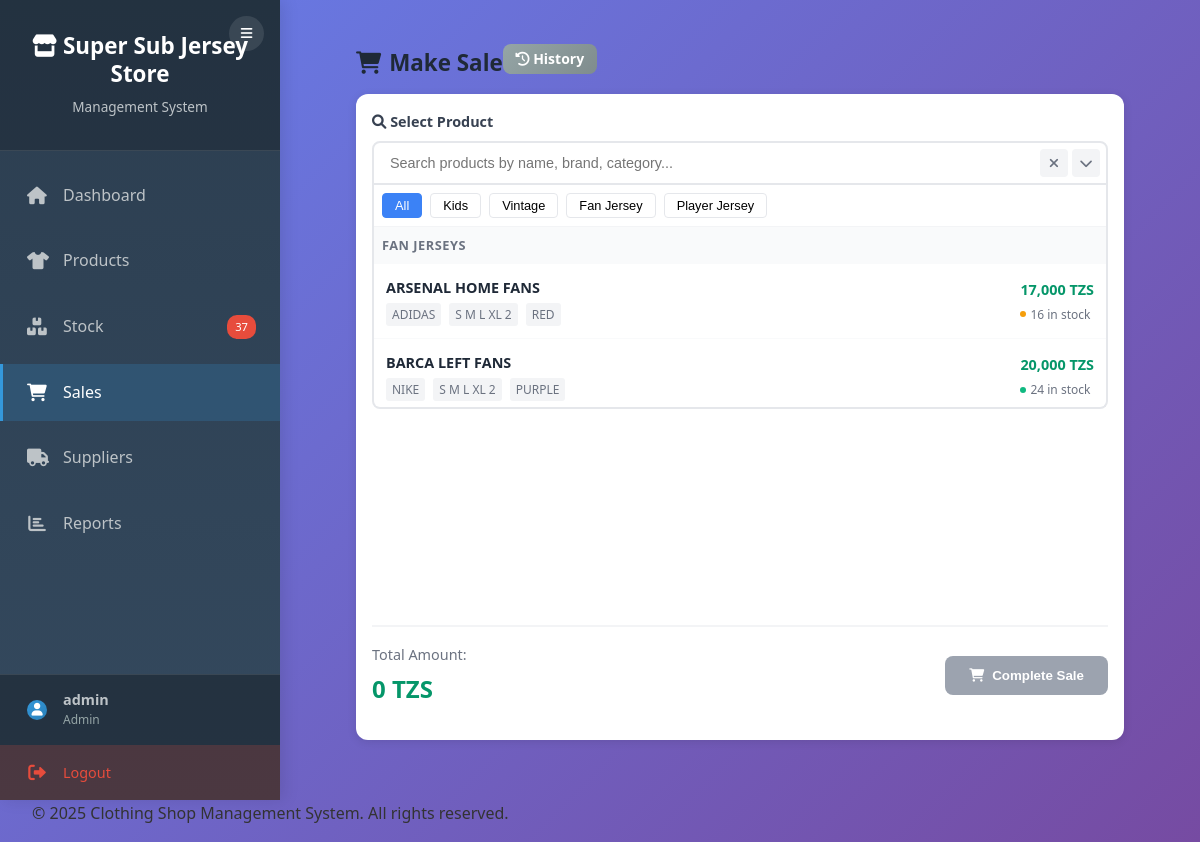
Page /cloth/sales/make_sale.php (signed in) on the earlier database version.
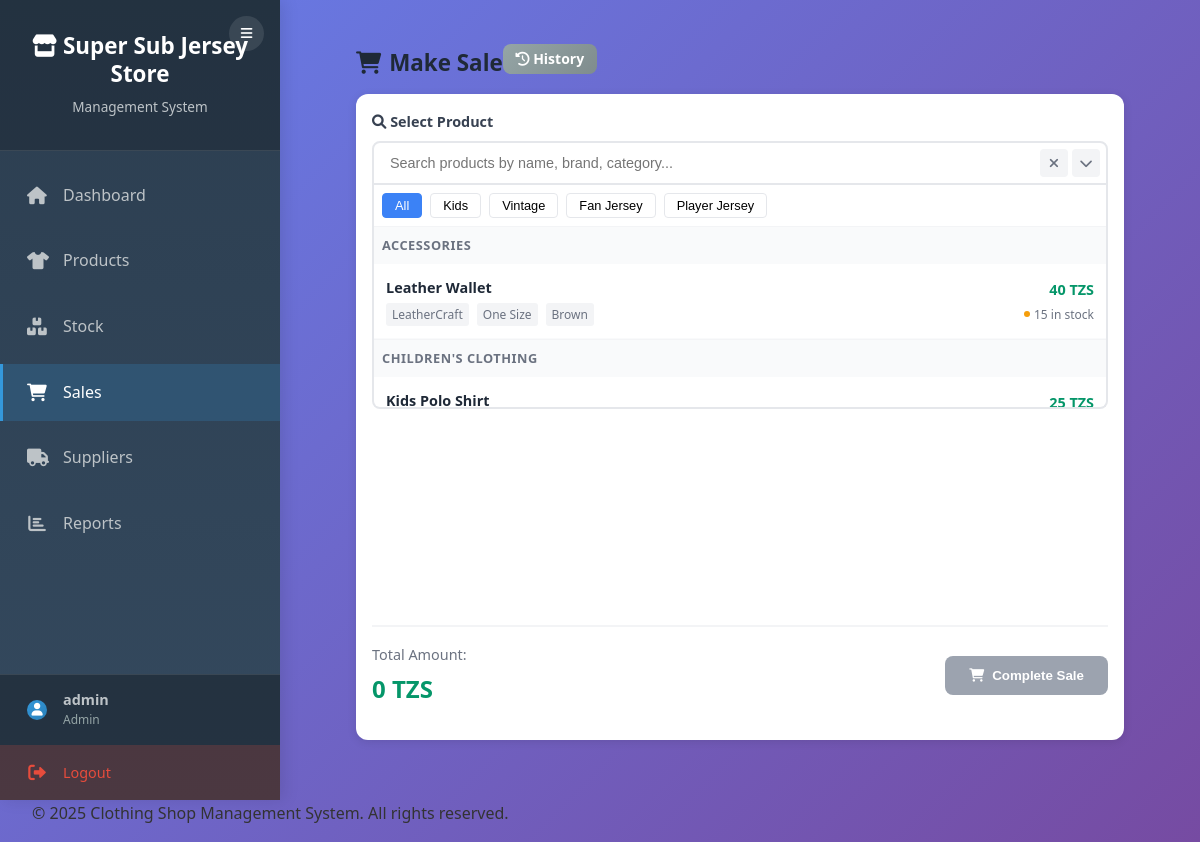
Same page on the later database version.
### tables this page shows
CREATE TABLE products (
    product_id INT AUTO_INCREMENT PRIMARY KEY,
    name VARCHAR(100) NOT NULL,
    category_id INT,
    size VARCHAR(10),
    color VARCHAR(30),
    brand VARCHAR(50),
    price DECIMAL(10,2) NOT NULL,
    stock_quantity INT DEFAULT 0,
    supplier_id INT,
    created_at TIMESTAMP DEFAULT CURRENT_TIMESTAMP,
    FOREIGN KEY (category_id) REFERENCES categories(category_id) ON DELETE SET NULL,
    FOREIGN KEY (supplier_id) REFERENCES suppliers(supplier_id) ON DELETE SET NULL
);

CREATE TABLE categories (
    category_id INT AUTO_INCREMENT PRIMARY KEY,
    name VARCHAR(100) NOT NULL,
    description TEXT,
    created_at TIMESTAMP DEFAULT CURRENT_TIMESTAMP
);

### cloth/includes/auth.php (called while the page is built, shortened)
<?php
function getBasePath() {
    $currentPath = $_SERVER['REQUEST_URI'];
    if (strpos($currentPath, '/auth/') !== false ||
        strpos($currentPath, '/products/') !== false ||
        strpos($currentPath, '/sales/') !== false ||
        strpos($currentPath, '/stock/') !== false ||
        strpos($currentPath, '/suppliers/') !== false ||
        strpos($currentPath, '/reports/') !== false) {
        return '../';
    }
    return '';
}
?>

### cloth/sales/make_sale.php (the view, shortened to what the changed rows need)
<?php
require_once '../includes/config.php';
require_once '../includes/auth.php';
$products = $conn->query("
    SELECT p.product_id, p.name, p.price, p.stock_quantity, c.name as category_name, p.size, p.color, p.brand
    FROM products p
    LEFT JOIN categories c ON p.category_id = c.category_id
    WHERE p.stock_quantity > 0
    ORDER BY c.name, p.name
");
?>
<?php include '../includes/header.php'; ?>
<div class="sale-container">
    <div class="sale-header">
        <h2><i class="fas fa-shopping-cart"></i> Make Sale</h2>
    </div>
    <div class="sale-content">
        <form method="POST" class="sale-form">
            <div class="product-search-section">
                <div class="search-container">
                    <div class="search-dropdown" id="searchDropdown">
                        <div class="products-list" id="productsList">
                            <?php
                            $currentCategory = '';
                            while ($product = $products->fetch_assoc()):
                                if ($currentCategory !== $product['category_name']):
                                    if ($currentCategory !== '') echo '</div>';
                                    $currentCategory = $product['category_name'];
                                    echo '<div class="category-section">';
                                    echo '<div class="category-title">' . htmlspecialchars($currentCategory ?: 'Other') . '</div>';
                                endif;
                                $stockLevel = $product['stock_quantity'] > 20 ? 'high' :
                                            ($product['stock_quantity'] > 5 ? 'medium' : 'low');
                            ?>
                                <div class="product-item"
                                     data-id="<?php echo $product['product_id']; ?>"
                                     data-name="<?php echo htmlspecialchars($product['name']); ?>"
                                     data-price="<?php echo $product['price']; ?>"
                                     data-stock="<?php echo $product['stock_quantity']; ?>"
                                     data-category="<?php echo htmlspecialchars($product['category_name']); ?>"
                                     data-search="<?php echo strtolower(htmlspecialchars($product['name'] . ' ' . $product['brand'] . ' ' . $product['color'] . ' ' . $product['size'] . ' ' . $product['category_name'])); ?>">
                                    <div class="product-info">
                                        <div class="product-name"><?php echo htmlspecialchars($product['name']); ?></div>
                                        <div class="product-details">
                                            <?php if ($product['brand']): ?>
                                                <span class="detail-item"><?php echo htmlspecialchars($product['brand']); ?></span>
                                            <?php endif; ?>
                                            <?php if ($product['size']): ?>
                                                <span class="detail-item"><?php echo htmlspecialchars($product['size']); ?></span>
                                            <?php endif; ?>
                                            <?php if ($product['color']): ?>
                                                <span class="detail-item"><?php echo htmlspecialchars($product['color']); ?></span>
                                            <?php endif; ?>
                                        </div>
                                    </div>
                                    <div class="product-meta">
                                        <div class="product-price"><?php echo number_format($product['price']); ?> TZS</div>
                                        <div class="stock-indicator stock-<?php echo $stockLevel; ?>">
                                            <span class="stock-dot"></span>
                                            <?php echo $product['stock_quantity']; ?> in stock
                                        </div>
                                    </div>
                                </div>
                            <?php endwhile; ?>
                            </div>
                        </div>
                    </div>
                </div>
            </div>
        </form>
    </div>
</div>
<?php include '../includes/footer.php'; ?>

### cloth/includes/header.php (shortened to what the changed rows need)
<!DOCTYPE html>
<html lang="en">
<head>
    <link rel="stylesheet" href="https://cdnjs.cloudflare.com/ajax/libs/font-awesome/6.0.0-beta3/css/all.min.css">
    <link rel="stylesheet" href="<?php echo getBasePath(); ?>assests/css/style.css">
</head>
<body>
    <div class="sidebar" id="sidebar">
        <div class="sidebar-header">
            <h1><i class="fas fa-store"></i> Super Sub Jersey Store</h1>
        </div>
        <nav class="sidebar-nav">
            <div class="nav-item">
                <a href="<?php echo getBasePath(); ?>stock/stock_dashboard.php" class="nav-link" data-tooltip="Stock Management">
                    <i class="fas fa-boxes"></i>
                    <span>Stock</span>
                    <?php
                    $low_stock_count = 0;
                    if (isset($conn)) {
                        $result = $conn->query("SELECT COUNT(*) FROM products WHERE stock_quantity <= 10");
                        if ($result) {
                            $low_stock_count = $result->fetch_row()[0];
                        }
                    }
                    if ($low_stock_count > 0):
                    ?>
                    <span class="nav-badge"><?php echo $low_stock_count; ?></span>
                    <?php endif; ?>
                </a>
            </div>
        </nav>
    </div>
    <main class="main-content" id="mainContent">
        <div class="container">

Differences in the rows shown:
removed products: category.name "FAN JERSEYS", name "ARSENAL HOME FANS", brand "ADIDAS", size "S M L XL 2", color "RED", price "17,000", stock_quantity "16"
removed products: name "BARCA LEFT FANS", brand "NIKE", size "S M L XL 2", color "PURPLE", price "20,000", stock_quantity "24"
added products: category.name "ACCESSORIES", name "Leather Wallet", brand "LeatherCraft", size "One Size", color "Brown", price "40", stock_quantity "15"
added products: category.name "CHILDREN'S CLOTHING", name "Kids Polo Shirt", price "25"
Other differences:
$low_stock_count: "37" → (not shown)
